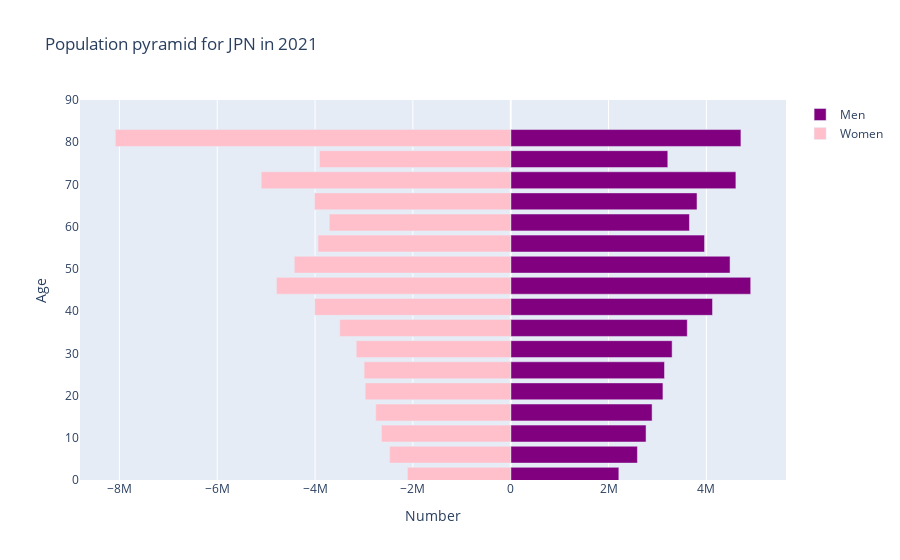

Here is the notebook cell this chart was saved with:
### Code cell
population_pyramid(population_df(places="JPN"), 2021, 'JPN')

### Figure 1 — Plotly figure (JSON) as saved in the notebook; plotly's stock layout.template omitted (floating-point values rounded to 4 significant figures)
{"data": [{"hoverinfo": "skip", "marker": {"color": "purple"}, "name": "Men", "orientation": "h", "type": "bar", "x": [2210561, 2590484, 2767008, 2890482, 3112083, 3143934, 3300030, 3609487, 4125694, 4906287, 4484319, 3962798, 3654110, 3808828, 4603404, 3211274, 4706399, 2112515, 2474812, 2642329, 2759771, 2975442, 2997544, 3158701, 3494747, 4008616, 4789841, 4424575, 3939566, 3708968, 4013750, 5100921, 3908551, 8083764], "y": [1, 6, 11, 16, 21, 26, 31, 36, 41, 46, 51, 56, 61, 66, 71, 76, 81]}, {"hoverinfo": "skip", "marker": {"color": "pink"}, "name": "Women", "orientation": "h", "type": "bar", "x": [-2112515, -2474812, -2642329, -2759771, -2975442, -2997544, -3158701, -3494747, -4008616, -4789841, -4424575, -3939566, -3708968, -4013750, -5100921, -3908551, -8083764], "y": [1, 6, 11, 16, 21, 26, 31, 36, 41, 46, 51, 56, 61, 66, 71, 76, 81]}], "layout": {"barmode": "overlay", "title": {"text": "Population pyramid for JPN in 2021"}, "xaxis": {"title": {"text": "Number"}}, "yaxis": {"range": [0, 90], "title": {"text": "Age"}}}}
